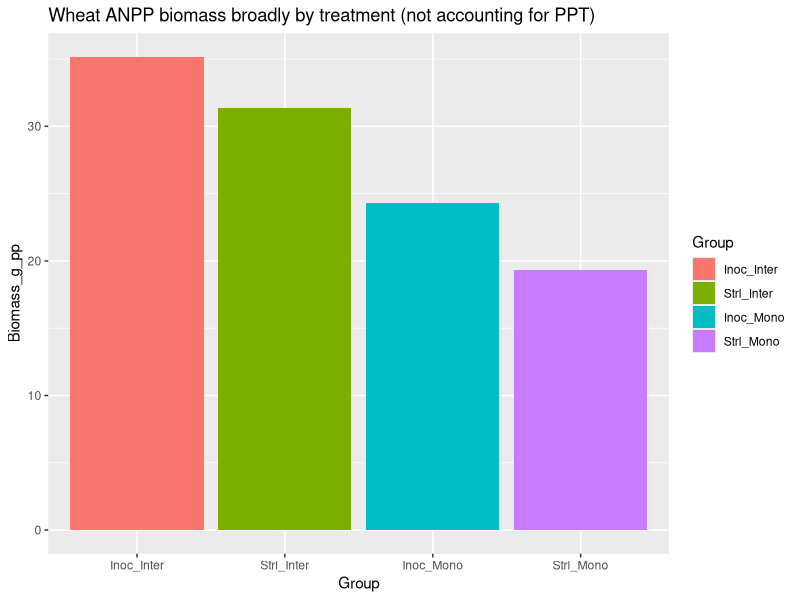
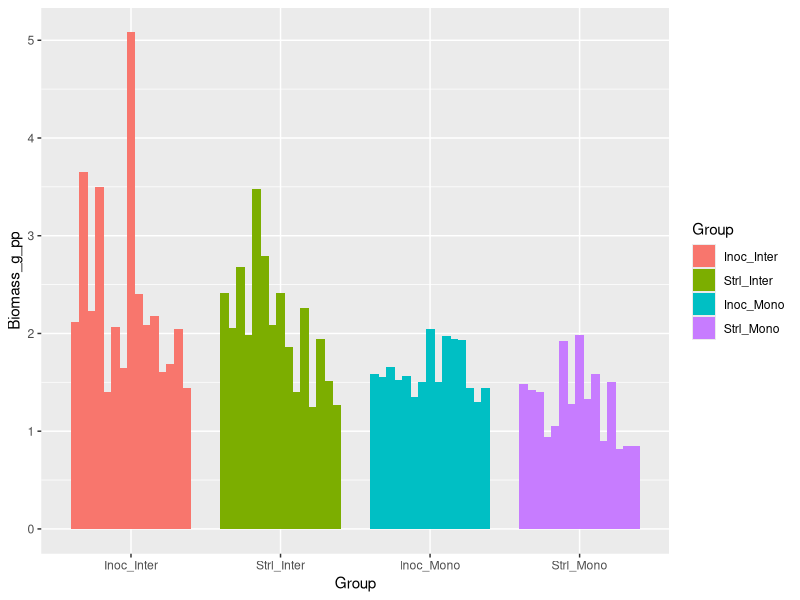

The R source for these figures, in order: (Note: this script raises an error after producing the figures.)
## ---- chunk 1
knitr::opts_chunk$set(echo = TRUE)
## ---- chunk 2

library(tidyverse)
library(broom)
library(knitr)
library(dplyr)
## ---- chunk 3
# Loading in data to explore

ANPP <- read.csv("Biomass/ANPP_Wheat_Weights.csv")

ANPP <- ANPP %>%
  mutate(
    Inoculation = factor(Inoculation),
    Polyculture = factor(Polyculture),
    Group = interaction(Inoculation, Polyculture, sep = "_")
  )

# Adding a column for continuous water volumes: based on the assumption that the emitters are 2 gal/hr 

ANPP <- ANPP %>%
  mutate(
    Water_gal_per_wk = case_when(
      Water == "Control"  ~ 48,
      Water == "Moderate" ~ 32,
      Water == "Severe"   ~ 16,
      TRUE ~ NA_real_
    )
  )

# Adding a column which is ppt per plant (continuous)

ANPP <- ANPP %>%
  mutate(
    Water_gal_per_plant_wk = Water_gal_per_wk / Num_wheat_pot
  )

## ---- chunk 4
# Without sorting by ppt at all

ggplot(ANPP, aes(x = Group, y = Biomass_g_pp, fill = Group)) + 
  geom_col() +
  ggtitle("Wheat ANPP biomass broadly by treatment (not accounting for PPT)")

## ---- chunk 5
# With each bar individual; as you can see there is a lot of variation, hopefully due to ppt

ANPP <- ANPP %>%
  mutate(
    Inoculation = factor(Inoculation),
    Polyculture = factor(Polyculture),
    Group = interaction(Inoculation, Polyculture, sep = "_"),
    Rep = factor(row_number())
  )

ggplot(ANPP, aes(x = Group, y = Biomass_g_pp, fill = Group)) +
  geom_col(aes(group = Rep), position = position_dodge(width = 0.8))

## ---- chunk 6
knitr::include_graphics("Biomass/ANPP/expected.png")
## ---- chunk 7
# With each bar individual and ppt

ANPP <- ANPP %>%
  mutate(
    Inoculation = factor(Inoculation),
    Polyculture = factor(Polyculture),
    Water = factor(Water, levels = c("Control", "Moderate", "Severe")),
    Group = interaction(Inoculation, Polyculture, sep = "_")
  )

ggplot(ANPP, aes(x = Group, y = Biomass_g_pp, fill = Water)) +
  geom_col(position = "dodge") +
  ggtitle("Wheat ANPP biomass by PPT and treatments")

## ---- chunk 8

# Bar graph looking at water with the individual points plotted on trop
ggplot(ANPP, aes(x = Water, y = Biomass_g_pp)) +
  stat_summary(fun = mean, geom = "col", width = 0.6) +
  geom_jitter(width = 0.15, alpha = 0.6) +
  ggtitle("ANPP biomass by PPT, all treatments")


## ---- chunk 9
# The same thing (kind of) but as a boxplot with the scattered points

#This code is redundant but good for copy paste later?
ANPP <- ANPP %>%
  mutate(
    Water = factor(Water, levels = c("Control", "Moderate", "Severe"))
  )

# The plot
ggplot(ANPP, aes(x = Water, y = Biomass_g_pp)) +
  geom_boxplot(outlier.shape = NA) +
  geom_jitter(width = 0.15, alpha = 0.6) +
  ggtitle("ANPP biomass by PPT, all treatments")
## ---- chunk 10
# Looking at just monocropped

ANPP <- ANPP %>%
  mutate(
    Water = factor(Water, levels = c("Control", "Moderate", "Severe")),
    Inoculation = factor(Inoculation),
    Polyculture = factor(Polyculture)
  )

ANPP_inter <- ANPP %>%
  filter(Polyculture == "Mono")

ggplot(ANPP_inter, aes(x = Water, y = Biomass_g_pp)) +
  geom_boxplot(outlier.shape = NA) +
  geom_jitter(width = 0.15, alpha = 0.6) +
  ggtitle("ANPP biomass by PPT, Monocropped treatments only")

## ---- chunk 11
# Looking at just intercropped

ANPP <- ANPP %>%
  mutate(
    Water = factor(Water, levels = c("Control", "Moderate", "Severe")),
    Inoculation = factor(Inoculation),
    Polyculture = factor(Polyculture)
  )

ANPP_inter <- ANPP %>%
  filter(Polyculture == "Inter")

ggplot(ANPP_inter, aes(x = Water, y = Biomass_g_pp)) +
  geom_boxplot(outlier.shape = NA) +
  geom_jitter(width = 0.15, alpha = 0.6) + 
  ggtitle("ANPP biomass by PPT, Intercropped treatments only")
## ---- chunk 12
# Splitting it by crop treatment

ANPP <- ANPP %>%
  mutate(
    Water       = factor(Water, levels = c("Control", "Moderate", "Severe")),
    Inoculation = factor(Inoculation, levels = c("Strl", "Inoc")),
    Polyculture = factor(Polyculture, levels = c("Inter", "Mono"))
  )

ggplot(ANPP, aes(x = Water, y = Biomass_g_pp, fill = Inoculation)) +
  geom_boxplot(
    outlier.shape = NA,
    position = position_dodge(width = 0.8)
  ) +
  geom_point(
    aes(color = Inoculation),
    alpha = 0.6,
    size = 1.8,
    position = position_dodge(width = 0.8)
  ) +
  facet_wrap(~ Polyculture) +
  theme_bw() +
  labs(
    x = "Water treatment",
    y = "Biomass (g)"
  ) +
  ggtitle("Both Intercropped and Monoculture ANPP biomass by PPT")


## ---- chunk 13

ANPP_sum <- ANPP %>%
  group_by(Inoculation, Polyculture, Water_gal_per_wk) %>%
  summarise(mean_biomass = mean(Biomass_g, na.rm = TRUE), .groups = "drop")

# Really basic with a line connecting treatment means
ggplot(
  ANPP_sum,
  aes(
    x = Water_gal_per_wk,
    y = mean_biomass,
    color = interaction(Inoculation, Polyculture),
    group = interaction(Inoculation, Polyculture)
  )
) +
  geom_line() +
  geom_point() +
  ggtitle("ANPP biomass by PPT (gallons per week) of all treatment types")

# Slightly less basic, line connecting treatment means but split by polyculture status
ggplot(ANPP,
       aes(x = Water_gal_per_wk, y = Biomass_g, color = Inoculation, group = Inoculation)) +
  stat_summary(fun = mean, geom = "line") +
  stat_summary(fun = mean, geom = "point") +
  facet_wrap(~ Polyculture) +
  ggtitle("ANPP biomass by PPT (gallons per week), by polyculture status")

# Slightly less basic, line connecting treatment means but split by AMF status
ggplot(ANPP,
       aes(x = Water_gal_per_wk, y = Biomass_g, color = Polyculture, group = Polyculture)) +
  stat_summary(fun = mean, geom = "line") +
  stat_summary(fun = mean, geom = "point") +
  facet_wrap(~ Inoculation) +
  ggtitle("ANPP biomass by PPT (gallons per week), by AMF status")

## ---- chunk 14
# Basic with a smoothed regression line connecting treatment means
ggplot(ANPP,
       aes(x = Water_gal_per_wk, y = Biomass_g,
           color = interaction(Inoculation, Polyculture))) +
  geom_point(alpha = 0.5) +
  geom_smooth(method = "lm", se = FALSE) +
  ggtitle("ANPP biomass by PPT (gallons per week) of all treatment types") +
  xlab("Gallons of water per week") +
  ylab("Mean ANPP biomass (g)")

# Basic with a smoothed regression line connecting treatment means, separated by intercropping status

ggplot(ANPP,
       aes(x = Water_gal_per_wk, y = Biomass_g, color = Inoculation)) +
  geom_point(alpha = 0.5) +
  geom_smooth(method = "lm", se = FALSE) +
  facet_wrap(~ Polyculture) +
  ggtitle("ANPP biomass by PPT (gallons per week), by intercropping status") +
  xlab("Gallons of water per week") +
  ylab("Mean ANPP biomass (g)")

# Basic with a smoothed regression line connecting treatment means, separated by AMF status

ggplot(ANPP,
       aes(x = Water_gal_per_wk, y = Biomass_g, color = Polyculture)) +
  geom_point(alpha = 0.5) +
  geom_smooth(method = "lm", se = FALSE) +
  facet_wrap(~ Inoculation) +
  ggtitle("ANPP biomass by PPT (gallons per week), by AMF status") +
  xlab("Gallons of water per week") +
  ylab("Mean ANPP biomass (g)")

## ---- chunk 15
ANPP_sum <- ANPP %>%
  group_by(Inoculation, Polyculture, Water_gal_per_plant_wk) %>%
  summarise(mean_biomass = mean(Biomass_g, na.rm = TRUE), .groups = "drop")

# Really basic with a line connecting treatment means
ggplot(
  ANPP_sum,
  aes(
    x = Water_gal_per_plant_wk,
    y = mean_biomass,
    color = interaction(Inoculation, Polyculture),
    group = interaction(Inoculation, Polyculture)
  )
) +
  geom_line() +
  geom_point() +
  ggtitle("ANPP biomass by PPT (gallons per week) of all treatment types", subtitle = "With precipitation adjusted to per-plant density") +
  xlab("Gallons of water per week, density-adjusted") +
  ylab("Mean ANPP biomass (g)")

# Slightly less basic, line connecting treatment means but split by polyculture status
ggplot(ANPP,
       aes(x = Water_gal_per_plant_wk, y = Biomass_g, color = Inoculation, group = Inoculation)) +
  stat_summary(fun = mean, geom = "line") +
  stat_summary(fun = mean, geom = "point") +
  facet_wrap(~ Polyculture) +
  ggtitle("ANPP biomass by PPT (gallons per week), by polyculture status", subtitle = "With precipitation adjusted to per-plant density") +
  xlab("Gallons of water per week, density-adjusted") +
  ylab("Mean ANPP biomass (g)")

# Slightly less basic, line connecting treatment means but split by AMF status
ggplot(ANPP,
       aes(x = Water_gal_per_plant_wk, y = Biomass_g, color = Polyculture, group = Polyculture)) +
  stat_summary(fun = mean, geom = "line") +
  stat_summary(fun = mean, geom = "point") +
  facet_wrap(~ Inoculation) +
  ggtitle("ANPP biomass by PPT (gallons per week), by AMF status", subtitle = "With precipitation adjusted to per-plant density") +
  xlab("Gallons of water per week, density-adjusted") +
  ylab("Mean ANPP biomass (g)")

## ---- chunk 16
ANPP_sum <- ANPP %>%
  group_by(Inoculation, Polyculture, Water_gal_per_plant_wk) %>%
  summarise(mean_biomass = mean(Biomass_g_pp, na.rm = TRUE), .groups = "drop")

# Really basic with a line connecting treatment means
ggplot(
  ANPP_sum,
  aes(
    x = Water_gal_per_plant_wk,
    y = mean_biomass,
    color = interaction(Inoculation, Polyculture),
    group = interaction(Inoculation, Polyculture)
  )
) +
  geom_line() +
  geom_point() +
  ggtitle("ANPP biomass by PPT (gallons per week) of all treatment types", subtitle = "With precipitation adjusted to per-plant density") +
  xlab("Gallons of water per week, density-adjusted") +
  ylab("Mean ANPP biomass (g)")

# Slightly less basic, line connecting treatment means but split by polyculture status
ggplot(ANPP,
       aes(x = Water_gal_per_plant_wk, y = Biomass_g_pp, color = Inoculation, group = Inoculation)) +
  stat_summary(fun = mean, geom = "line") +
  stat_summary(fun = mean, geom = "point") +
  facet_wrap(~ Polyculture) +
  ggtitle("ANPP biomass by PPT (gallons per week), by polyculture status", subtitle = "With precipitation adjusted to per-plant density") +
  xlab("Gallons of water per week, density-adjusted") +
  ylab("Mean ANPP biomass per plant(g)")

# Slightly less basic, line connecting treatment means but split by AMF status
ggplot(ANPP,
       aes(x = Water_gal_per_plant_wk, y = Biomass_g_pp, color = Polyculture, group = Polyculture)) +
  stat_summary(fun = mean, geom = "line") +
  stat_summary(fun = mean, geom = "point") +
  facet_wrap(~ Inoculation) +
  ggtitle("ANPP biomass by PPT (gallons per week), by AMF status", subtitle = "With precipitation adjusted to per-plant density") +
  xlab("Gallons of water per week, density-adjusted") +
  ylab("Mean ANPP biomass per plant (g)")

# Also testing this
# Basic with a smoothed regression line connecting treatment means
ggplot(ANPP,
       aes(x = Water_gal_per_plant_wk, y = Biomass_g_pp,
           color = interaction(Inoculation, Polyculture))) +
  geom_point(alpha = 0.5) +
  geom_smooth(method = "lm", se = FALSE) +
  ggtitle("ANPP biomass by PPT (gallons per week) of all treatment types", 
          subtitle = "Density adjusted for PPT and biomass") +
  xlab("Gallons of water per week, density adjusted per plant") +
  ylab("Mean ANPP biomass per plant (g)")

